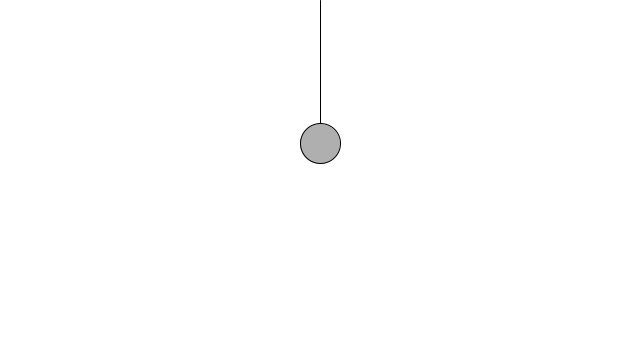
Frame 1 (no input)
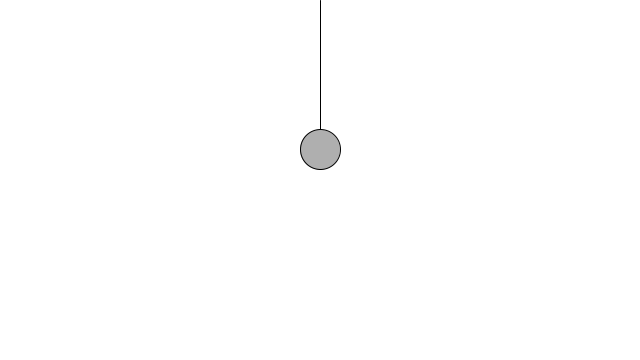
Frame 60 (the mouse pressed at the canvas centre just before this capture)
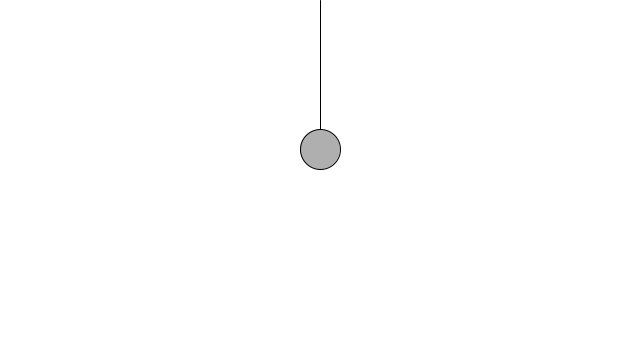
Frame 120 (the mouse held since frame 60 and released just before this capture)

The Processing sketch that drew these frames (run headless with seeded random() and noise(); from frame 60 on, the mouse is pressed at the canvas centre):

// Processing sketch: sketch_006_spring
// ── sketch_006_spring.pde
float angle = 0.5;
float a_velocity = 0.1;

void setup() {
	size(640, 360);
}

void draw() {
	background(255);
	float amplitude = 300;
	float y = map(cos(angle), -1, 1, 50, 150);
	angle += a_velocity;

	ellipseMode(CENTER);
	stroke(0);
	fill(175);
	translate(width/2, 0);
	line(0, 0, 0, y);
	ellipse(0, y, 40, 40);

}
